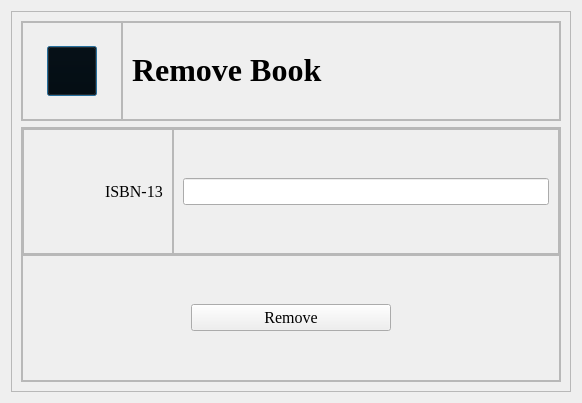
<?xml version="1.0" encoding="UTF-8"?>
<ui version="4.0">
 <class>removebook</class>
 <widget class="QDialog" name="removebook">
  <property name="geometry">
   <rect>
    <x>0</x>
    <y>0</y>
    <width>582</width>
    <height>403</height>
   </rect>
  </property>
  <property name="windowTitle">
   <string>Dialog</string>
  </property>
  <layout class="QHBoxLayout" name="horizontalLayout">
   <item>
    <widget class="QFrame" name="frame">
     <property name="frameShape">
      <enum>QFrame::StyledPanel</enum>
     </property>
     <property name="frameShadow">
      <enum>QFrame::Raised</enum>
     </property>
     <layout class="QVBoxLayout" name="verticalLayout">
      <item>
       <widget class="QFrame" name="frame_title">
        <property name="maximumSize">
         <size>
          <width>16777215</width>
          <height>100</height>
         </size>
        </property>
        <property name="frameShape">
         <enum>QFrame::StyledPanel</enum>
        </property>
        <property name="frameShadow">
         <enum>QFrame::Raised</enum>
        </property>
        <layout class="QHBoxLayout" name="horizontalLayout_2">
         <property name="spacing">
          <number>0</number>
         </property>
         <property name="leftMargin">
          <number>0</number>
         </property>
         <property name="topMargin">
          <number>0</number>
         </property>
         <property name="rightMargin">
          <number>0</number>
         </property>
         <property name="bottomMargin">
          <number>0</number>
         </property>
         <item>
          <widget class="QFrame" name="frame_back">
           <property name="minimumSize">
            <size>
             <width>100</width>
             <height>0</height>
            </size>
           </property>
           <property name="maximumSize">
            <size>
             <width>80</width>
             <height>16777215</height>
            </size>
           </property>
           <property name="frameShape">
            <enum>QFrame::StyledPanel</enum>
           </property>
           <property name="frameShadow">
            <enum>QFrame::Raised</enum>
           </property>
           <layout class="QHBoxLayout" name="horizontalLayout_3">
            <item>
             <widget class="QPushButton" name="pushButton_back">
              <property name="minimumSize">
               <size>
                <width>50</width>
                <height>50</height>
               </size>
              </property>
              <property name="maximumSize">
               <size>
                <width>50</width>
                <height>50</height>
               </size>
              </property>
              <property name="cursor">
               <cursorShape>PointingHandCursor</cursorShape>
              </property>
              <property name="styleSheet">
               <string notr="true">background:transparent;</string>
              </property>
              <property name="text">
               <string/>
              </property>
              <property name="icon">
               <iconset resource="Resource.qrc">
                <normaloff>:/rec/drive-download-20221026T014232Z-001/left.png</normaloff>:/rec/drive-download-20221026T014232Z-001/left.png</iconset>
              </property>
              <property name="iconSize">
               <size>
                <width>40</width>
                <height>40</height>
               </size>
              </property>
             </widget>
            </item>
           </layout>
          </widget>
         </item>
         <item>
          <widget class="QFrame" name="frame_name">
           <property name="frameShape">
            <enum>QFrame::StyledPanel</enum>
           </property>
           <property name="frameShadow">
            <enum>QFrame::Raised</enum>
           </property>
           <layout class="QHBoxLayout" name="horizontalLayout_4">
            <item>
             <widget class="QLabel" name="label_name">
              <property name="font">
               <font>
                <family>Times New Roman</family>
                <pointsize>24</pointsize>
                <bold>true</bold>
               </font>
              </property>
              <property name="text">
               <string>&lt;html&gt;&lt;head/&gt;&lt;body&gt;&lt;p&gt;Remove Book&lt;/p&gt;&lt;/body&gt;&lt;/html&gt;</string>
              </property>
             </widget>
            </item>
           </layout>
          </widget>
         </item>
        </layout>
       </widget>
      </item>
      <item>
       <widget class="QFrame" name="frame_body">
        <property name="frameShape">
         <enum>QFrame::StyledPanel</enum>
        </property>
        <property name="frameShadow">
         <enum>QFrame::Raised</enum>
        </property>
        <layout class="QVBoxLayout" name="verticalLayout_2">
         <property name="spacing">
          <number>0</number>
         </property>
         <property name="leftMargin">
          <number>0</number>
         </property>
         <property name="topMargin">
          <number>0</number>
         </property>
         <property name="rightMargin">
          <number>0</number>
         </property>
         <property name="bottomMargin">
          <number>0</number>
         </property>
         <item>
          <widget class="QFrame" name="frame_isbn">
           <property name="frameShape">
            <enum>QFrame::StyledPanel</enum>
           </property>
           <property name="frameShadow">
            <enum>QFrame::Raised</enum>
           </property>
           <layout class="QHBoxLayout" name="horizontalLayout_6">
            <property name="spacing">
             <number>0</number>
            </property>
            <property name="leftMargin">
             <number>0</number>
            </property>
            <property name="topMargin">
             <number>0</number>
            </property>
            <property name="rightMargin">
             <number>0</number>
            </property>
            <property name="bottomMargin">
             <number>0</number>
            </property>
            <item>
             <widget class="QFrame" name="frame_isbnlable">
              <property name="minimumSize">
               <size>
                <width>150</width>
                <height>0</height>
               </size>
              </property>
              <property name="maximumSize">
               <size>
                <width>150</width>
                <height>16777215</height>
               </size>
              </property>
              <property name="frameShape">
               <enum>QFrame::StyledPanel</enum>
              </property>
              <property name="frameShadow">
               <enum>QFrame::Raised</enum>
              </property>
              <layout class="QHBoxLayout" name="horizontalLayout_9">
               <item alignment="Qt::AlignRight">
                <widget class="QLabel" name="label_isbn">
                 <property name="maximumSize">
                  <size>
                   <width>110</width>
                   <height>40</height>
                  </size>
                 </property>
                 <property name="font">
                  <font>
                   <family>Times New Roman</family>
                   <pointsize>12</pointsize>
                  </font>
                 </property>
                 <property name="text">
                  <string>ISBN-13</string>
                 </property>
                 <property name="scaledContents">
                  <bool>true</bool>
                 </property>
                </widget>
               </item>
              </layout>
             </widget>
            </item>
            <item>
             <widget class="QFrame" name="frame_isbntxt">
              <property name="frameShape">
               <enum>QFrame::StyledPanel</enum>
              </property>
              <property name="frameShadow">
               <enum>QFrame::Raised</enum>
              </property>
              <layout class="QVBoxLayout" name="verticalLayout_4">
               <item>
                <widget class="QLineEdit" name="lineEdit_isbn">
                 <property name="font">
                  <font>
                   <family>Times New Roman</family>
                   <pointsize>12</pointsize>
                  </font>
                 </property>
                </widget>
               </item>
              </layout>
             </widget>
            </item>
           </layout>
          </widget>
         </item>
         <item>
          <widget class="QFrame" name="frame_2">
           <property name="frameShape">
            <enum>QFrame::StyledPanel</enum>
           </property>
           <property name="frameShadow">
            <enum>QFrame::Raised</enum>
           </property>
           <layout class="QHBoxLayout" name="horizontalLayout_13">
            <item>
             <widget class="QPushButton" name="pushButton">
              <property name="maximumSize">
               <size>
                <width>200</width>
                <height>16777215</height>
               </size>
              </property>
              <property name="font">
               <font>
                <family>Times New Roman</family>
                <pointsize>12</pointsize>
               </font>
              </property>
              <property name="text">
               <string>Remove</string>
              </property>
             </widget>
            </item>
           </layout>
          </widget>
         </item>
        </layout>
       </widget>
      </item>
     </layout>
    </widget>
   </item>
  </layout>
 </widget>
 <tabstops>
  <tabstop>lineEdit_isbn</tabstop>
  <tabstop>pushButton</tabstop>
  <tabstop>pushButton_back</tabstop>
 </tabstops>
 <resources>
  <include location="Resource.qrc"/>
 </resources>
 <connections/>
</ui>
